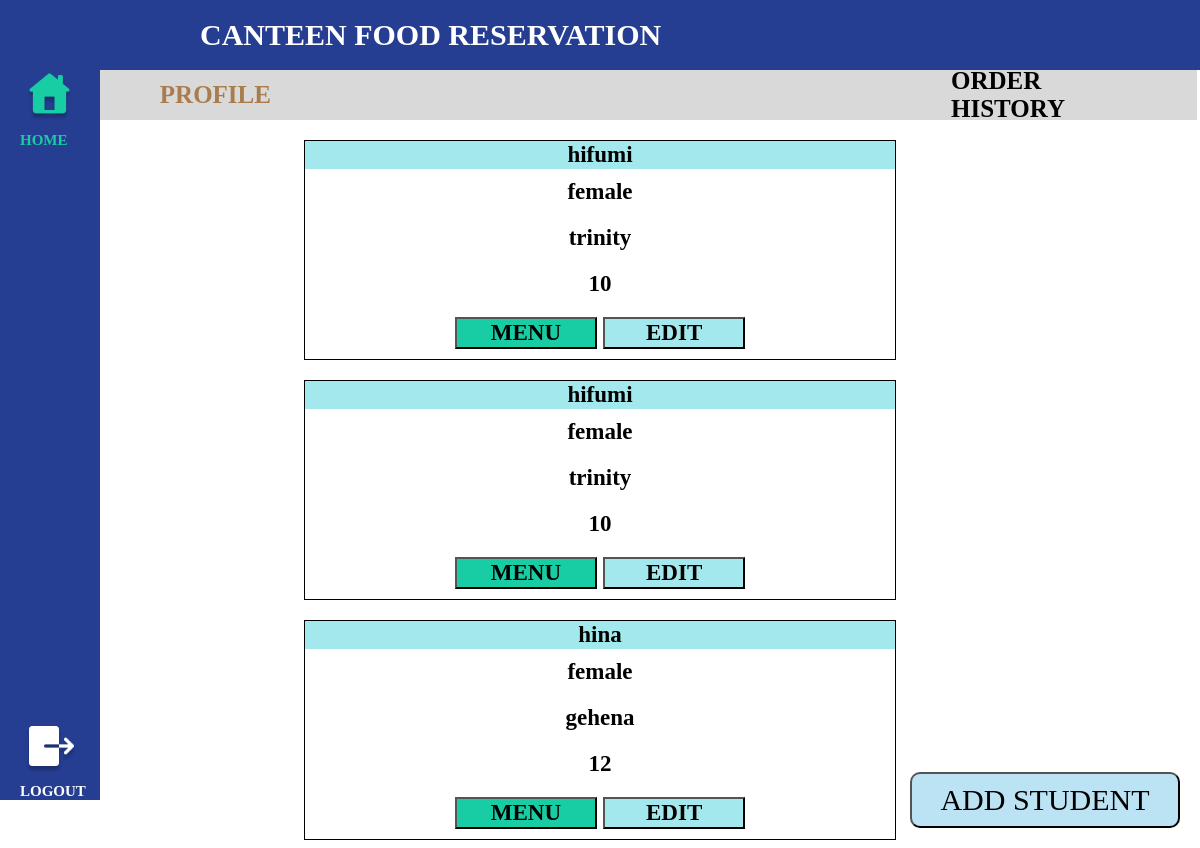
Page /user-profile (signed in) on the committed database.
### practice/models.py (models this page shows)
class Student(models.Model):
    Parent = models.ForeignKey(User, on_delete=models.SET_NULL, null=True)
    id = models.AutoField(auto_created=True, primary_key=True, serialize=False, verbose_name='ID')
    Student_Name = models.CharField('Student Name', max_length=50)
    Student_Gender = models.CharField('Student Gender', max_length=10)
    Student_Race = models.CharField('Student Race', max_length=10)
    Student_Grade = models.IntegerField('Student Grade')

class Cart(models.Model):
    student = models.OneToOneField(Student, on_delete=models.CASCADE)
    created_at = models.DateTimeField(auto_now_add=True)
    updated_at = models.DateTimeField(auto_now=True)

### practice/views.py (the view, shortened to what this page needs)
# urls.py: 2. Add a URL to urlpatterns:  path('', views.home, name='home')
@login_required(login_url='register')
def home(request):
    studentform = StudentForm()
    current_user = request.user
    current_user = request.user
    students = Student.objects.filter(Parent=current_user)
    order_items_by_order = {}
    for student in students:
        order_items = OrderItem.objects.filter(order__cart__student=student).select_related('order__cart__student', 'order_item')
        for order_item in order_items:
            order = order_item.order
            if order not in order_items_by_order:
                order_items_by_order[order] = []
            order_items_by_order[order].append(order_item)
    carts = []
    for student in students:
        cart = student.cart
        carts.append(cart)
    return render(request, 'user-profile.html', {'order_items_by_order': order_items_by_order, 'students': students, 'carts': carts, 'form':studentform})

### practice/templates/user-profile.html (shortened to what this page needs)
{% load static %}
<!DOCTYPE html>
<html>
<head>
    <link rel="stylesheet" href="{% static 'css/user-profile.css' %}">
</head>
<body>
<header>
    <h1>CANTEEN FOOD RESERVATION</h1>
</header>
<nav>
    <a href="{% url 'user-profile' %}" class="home"><img src="{% static 'image/Home Page Selected.png' %}">HOME</a>
    <a href="{% url 'logout' %}" class="logout" id="logout"><img src="{% static 'image/Logout.png' %}">LOGOUT</a>
</nav>
<main>
    <div class="top-div">
        <a id="profile-link" style="color:#A97C4E">Profile</a>
        <a id="history-link">Order History</a>
    </div>
    <div id="profile-section">
        {% for student in students %}
    {% for cart in carts %}
        {% if student.id == cart.student.id %}
        <div style="display: flex; justify-content: center;">
            <table>
                <tr>
                    <th>{{ student.Student_Name }}</th>
                </tr>
                <tr>
                    <td>{{ student.Student_Gender }}</td>
                </tr>
                <tr>
                    <td>{{ student.Student_Race }}</td>
                </tr>
                <tr>
                    <td>{{ student.Student_Grade }}</td>
                </tr>
                <tr>
                    <td>
                        <a href="{% url 'user-menu' student.id %}"><button id="menuButton">Menu</button></a>
                        <a href="{% if student.id %}{% url 'editstudent' pk=student.id %}{% endif %}"><button id="editButton">Edit</button></a>
                    </td>
                </tr>
            </table>
        </div>
        {% endif %}
    {% endfor %}
{% endfor %}
        <button id="add">add student</button>
    </div>
</main>
</body>
</html>

### practice/static/css/user-profile.css (style rules this page uses)
nav { width: 100px; height: 100vh; top:0; left:0; position: fixed; float: left; background: #263E92; }
header { width: 100%; height: 70px; background: #263E92; position: fixed; top: 0; left: 0; display: flex; align-items: center; justify-content: space-between; z-index: 3; }
h1 { color: #FFF; text-align: left; position: relative; font-family: Quicksand; font-size: 30px; font-style: normal; font-weight: 500; line-height: normal; text-transform: uppercase; font-weight: bold; margin-left: 200px; }
nav { display: flex; flex-direction: column; }
.logout { margin-top: auto; text-decoration: none; margin-left: 20px; color: #FFF; font-family: Quicksand; font-size: 15px; font-style: normal; font-weight: 500; line-height: normal; text-transform: uppercase; font-weight: bold; }
.home { text-decoration: none; margin-top: 70px; margin-left: 20px; color: #18CDA3; font-family: Quicksand; font-size: 15px; font-style: normal; font-weight: 500; line-height: normal; text-transform: uppercase; font-weight: bold; }
.top-div { display: flex; margin-top: 70px; justify-content: center; background-color: #D9D9D9; width: 100.4%; height: 50px; align-items: center; }
.top-div a { margin-right: 330px; margin-left: 350px; font-family: Quicksand; font-size: 25px; font-style: normal; font-weight: 500; line-height: normal; text-transform: uppercase; font-weight: bold; text-decoration: none; cursor: pointer; }
#add { position: fixed; bottom: 20px; right: 20px; display: flex; width: 270px; padding: 16px 13px; justify-content: center; align-items: center; gap: 10px; color: #000; text-align: center; font-family: Montserrat; font-size: 30px; font-style: normal; font-weight: 400; line-height: 20px; background: rgba(123, 199, 231, 0.50); border-radius: 10px; text-transform: uppercase; cursor: pointer; }
table { border: 1px solid black; border-collapse: collapse; margin-left: auto; margin-right: auto; width: 50%; margin-top: 20px; font-family: Quicksand; text-align: center; font-weight: bold; font-size: 23px; }
th { background-color: #A3E8ED; }
td { padding: 10px; }
#editButton { background-color: #A3E8ED; cursor: pointer; font-family: Quicksand; font-size: 23px; font-style: normal; font-weight: 500; line-height: normal; text-transform: uppercase; font-weight: bold; width: 25%; }
#menuButton { background-color: #18CDA3; cursor: pointer; font-family: Quicksand; font-size: 23px; font-style: normal; font-weight: 500; line-height: normal; text-transform: uppercase; font-weight: bold; width: 25%; }

### rows in the picture
Student: Student_Name "hifumi", Student_Gender "female", Student_Race "trinity", Student_Grade "10"
Student: Student_Name "hifumi", Student_Gender "female", Student_Race "trinity", Student_Grade "10"
Student: Student_Name "hina", Student_Gender "female", Student_Race "gehena", Student_Grade "12"
